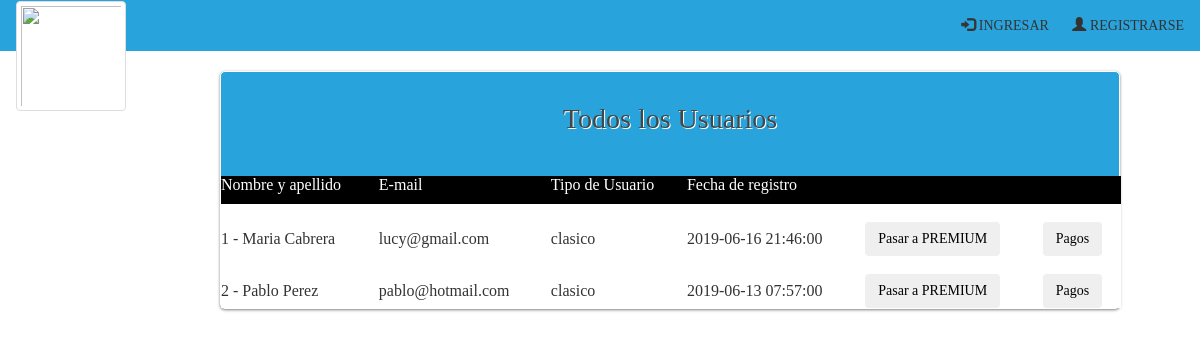
Page /listarTodosLosUsuarios.php on the committed database.
### tables this page shows
CREATE TABLE `persona` (
  `IdPersona` int(11) NOT NULL,
  `dni` int(8) NOT NULL,
  `nombre` varchar(50) NOT NULL,
  `apellido` varchar(50) NOT NULL,
  `telefono` int(30) NOT NULL,
  `email` varchar(45) NOT NULL,
  `clave` varchar(11) NOT NULL,
  `tipoU` varchar(11) DEFAULT NULL,
  `rol` int(3) DEFAULT NULL,
  `credito` int(2) DEFAULT NULL,
  `ciudad` varchar(45) NOT NULL,
  `fechaNacimiento` datetime NOT NULL,
  `idTarjeta` int(11) NOT NULL,
  `fechaRegistro` datetime NOT NULL,
  `fechaModificacion` datetime NOT NULL
);

### listarTodosLosUsuarios.php (the view, shortened to what this page needs)
<html>
	<head>
<?php
		include("cabecera.php");
?>
<?php
$con=conectar();
$var_consulta= "SELECT * FROM persona WHERE rol=0 ORDER BY fechaRegistro DESC";
   $result = mysqli_query($con, $var_consulta);
   $num=mysqli_num_rows($result);
if ($num==0) {
  echo"<h4>NO HAY USUARIOS TODAVIA</h4>";
 }
else{
?>
	</head>
	<body>
		<div id="wrapper" style="margin-left: 220px;margin-top: 0px;"  >
			<form name="formulario" class="login-form" style="width:900px;background-color:#28a3db;">
				<div class="header">
					<h1> Todos los Usuarios</h1>
				</div>
					 <table  style="width:900px; background-color:#fff; ">
					 	<?php $primero = "Nombre y apellido";
                              $segundo="E-mail";
                              $tercero="Tipo de Usuario";
                              $cuarto="Fecha de registro";
                               $color = "#fff";
  ?>
 <tr style="background-color:#000000;">
  <td ><?php echo "<p><font color='".$color."'>".$primero."</font></p>";  ?> </td>
  <td ><?php echo "<p><font color='".$color."'>".$segundo."</font></p>";  ?></td>
  <td ><?php echo "<p><font color='".$color."'>".$tercero."</font></p>";  ?></td>
   <td ><?php echo "<p><font color='".$color."'>".$cuarto."</font></p>";  ?></td>
   <td >  </td>
   <td >  </td>
 </tr>
                    <?php
                    $i=1;
                    while ($row = mysqli_fetch_array($result)){
                      ?>
                         <tr>
                             <td> <br><?php echo "$i - $row[nombre] $row[apellido]" ; ?> </td>
                              <td> <br><?php echo "$row[email]"; ?> </td>
                                <td> <br><?php echo "$row[tipoU]"; ?> </td>
                                 <td> <br><?php echo "$row[fechaRegistro]"; ?> </td>
                    <?php   if($row['tipoU']=="premium"){ ?>
                              <td><br><?php echo "<a href='eliminarPremium.php?idU=".$row['IdPersona']."'> <button type='button' class='btn btn-succes'>Pasar a CLASICO</button> </a></br>" ;?>
                       <?php   }
                        else{
                       ?>
                           <td><br><?php echo "<a href='eliminarClasico.php?idU=".$row['IdPersona']."'> <button type='button' class='btn btn-succes'>Pasar a PREMIUM</button> </a></br>" ;?>
                          <?php
                            }  ?>
                      <td><br><?php echo "<a href='historialDePago.php?idU=".$row['IdPersona']."'> <button type='button' class='btn btn-succes'>Pagos</button> </a></br>" ;?>
                          </tr>
                     <?php
                     $i=$i + 1;  }
                    ?>
</table>
			</form>
			<?php } ?>
		</div>
	</body>
</html>

### css/estilos.css (style rules this page uses)
body { background-color:#ffffff ; font-family:'Bree Serif', serif; }
.login-form { width: 410px; margin: auto; position: relative; background: #f3f3f3; border: 1px solid #fff; border-radius: 5px; box-shadow: 0 1px 3px rgba(0,0,0,0.5); -moz-box-shadow: 0 1px 3px rgba(0,0,0,0.5); -webkit-box-shadow: 0 1px 3px rgba(0,0,0,0.5); }
#wrapper { width: 410px; height: 400px; margin: 70px auto; }
#wrapper h1 { text-align: center; }
.login-form .header { padding: 10px 30px 30px 30px; }
.login-form .header h1 { font-family: 'Bree Serif', serif; font-weight: 300; font-size: 28px; line-height:34px; color: #414848; text-shadow: 1px 1px 0 rgba(256,256,256,1.0); margin-bottom: 10px; }
.login-form a { color: black; }

### rows in the picture
persona: nombre "Maria", apellido "Cabrera", email "lucy@gmail.com", tipoU "clasico", fechaRegistro "2019-06-16 21:46:00"
persona: nombre "Pablo", apellido "Perez", email "pablo@hotmail.com", tipoU "clasico", fechaRegistro "2019-06-13 07:57:00"

### other values in the picture
$primero "Nombre y apellido"
$segundo "E-mail"
$tercero "Tipo de Usuario"
$cuarto "Fecha de registro"
